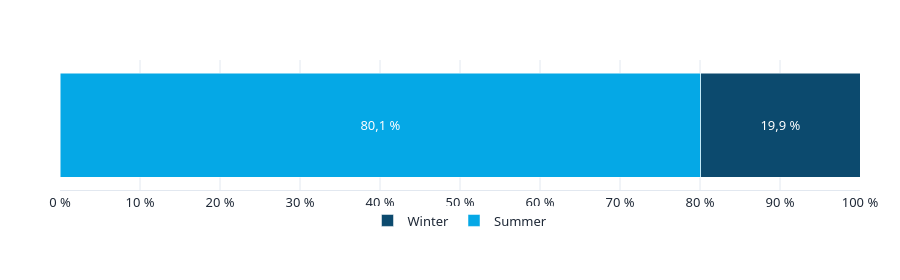

Notebook code for this chart:
### Code cell
fig_gbv_departure_season = go.Figure()

fig_gbv_departure_season.add_trace(go.Bar(
    y=["GBV"], x=[departure_season_agg.loc["Summer","share_pct"]], name="Summer", orientation="h",
    marker_color=sea_blue, text=f'{format_eu(departure_season_agg.loc["Summer","share_pct"], 1)} %', textposition="inside", insidetextanchor="middle",
    textfont=dict(color="white"), customdata=[[departure_season_agg.loc["Summer","gbv_millions"]]],
    hovertemplate="<b>Summer</b><br>Share: %{x:.1f} %<br>GBV: %{customdata[0]:,.0f} million EUR<extra></extra>",
))
fig_gbv_departure_season.add_trace(go.Bar(
    y=["GBV"], x=[departure_season_agg.loc["Winter","share_pct"]], name="Winter", orientation="h",
    marker_color=blue_dark, text=f'{format_eu(departure_season_agg.loc["Winter","share_pct"], 1)} %', textposition="inside", insidetextanchor="middle",
    textfont=dict(color="white"), customdata=[[departure_season_agg.loc["Winter","gbv_millions"]]],
    hovertemplate="<b>Winter</b><br>Share: %{x:.1f} %<br>GBV: %{customdata[0]:,.0f} million EUR<extra></extra>",
))

fig_gbv_departure_season.update_layout(barmode="stack", height=280,
    legend=dict(orientation="h", yanchor="bottom", y=-0.35, xanchor="center", x=0.5))
fig_gbv_departure_season.update_layout(**CHART_LAYOUT)
fig_gbv_departure_season.update_xaxes(range=[0, 100], ticksuffix=" %", dtick=10, showgrid=True, gridcolor="#e2e8f0", zeroline=False, showline=True)
fig_gbv_departure_season.update_yaxes(visible=False)

os.makedirs("output", exist_ok=True)
fig_gbv_departure_season.write_html("output/gbv_departure_season.html", full_html=False, include_plotlyjs=False)

fig_gbv_departure_season.show()

### Figure 1 — Plotly figure (JSON) as saved in the notebook; plotly's stock layout.template omitted (floating-point values rounded to 4 significant figures)
{"data": [{"customdata": [[1157.0]], "hovertemplate": "<b>Summer</b><br>Share: %{x:.1f} %<br>GBV: %{customdata[0]:,.0f} million EUR<extra></extra>", "insidetextanchor": "middle", "marker": {"color": "#05a8e6"}, "name": "Summer", "orientation": "h", "text": "80,1 %", "textfont": {"color": "white"}, "textposition": "inside", "type": "bar", "x": [80.11], "y": ["GBV"]}, {"customdata": [[287.3]], "hovertemplate": "<b>Winter</b><br>Share: %{x:.1f} %<br>GBV: %{customdata[0]:,.0f} million EUR<extra></extra>", "insidetextanchor": "middle", "marker": {"color": "#0c4a6e"}, "name": "Winter", "orientation": "h", "text": "19,9 %", "textfont": {"color": "white"}, "textposition": "inside", "type": "bar", "x": [19.89], "y": ["GBV"]}], "layout": {"barmode": "stack", "font": {"color": "#1f2937", "family": "Segoe UI, Roboto, Helvetica Neue, Arial, sans-serif", "size": 13}, "height": 280, "hoverlabel": {"bgcolor": "white", "font": {"family": "Segoe UI, Roboto, Helvetica Neue, Arial, sans-serif", "size": 13}}, "legend": {"orientation": "h", "x": 0.5, "xanchor": "center", "y": -0.35, "yanchor": "bottom"}, "margin": {"b": 90, "l": 60, "r": 40, "t": 60}, "paper_bgcolor": "white", "plot_bgcolor": "white", "separators": ", ", "title": {"font": {"color": "#0f172a", "size": 16}}, "xaxis": {"dtick": 10, "gridcolor": "#e2e8f0", "linecolor": "#e2e8f0", "range": [0, 100], "showgrid": true, "showline": true, "ticksuffix": " %", "zeroline": false}, "yaxis": {"gridcolor": "#f1f5f9", "showgrid": true, "showline": false, "visible": false, "zeroline": false}}}
